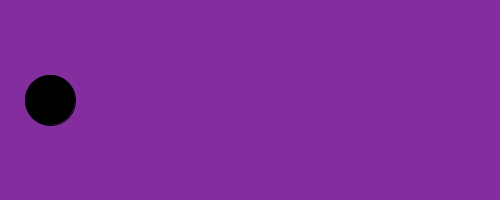
Frame 1 (no input)
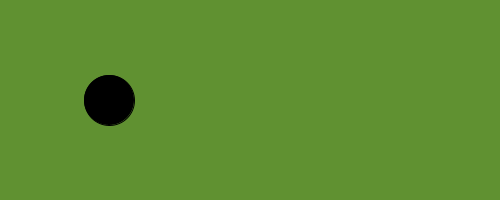
Frame 60 (the mouse pressed at the canvas centre just before this capture)
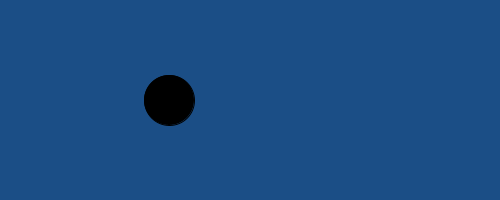
Frame 120 (the mouse held since frame 60 and released just before this capture)

The Processing sketch that drew these frames (run headless with seeded random() and noise(); from frame 60 on, the mouse is pressed at the canvas centre):

// Processing sketch: processing_136239
// ── processing_136239.pde

int circleX=50;
int circleY=100;

void setup(){
  size(500,200);
}
void draw(){
  background(random(205), random(175), random(168),random(255));
  stroke(0);
  fill(0);
  ellipse(circleX,circleY,50,50);
  circleX=circleX+1;
  if(circleX==width-40){
    circleX=50;
  }
}
